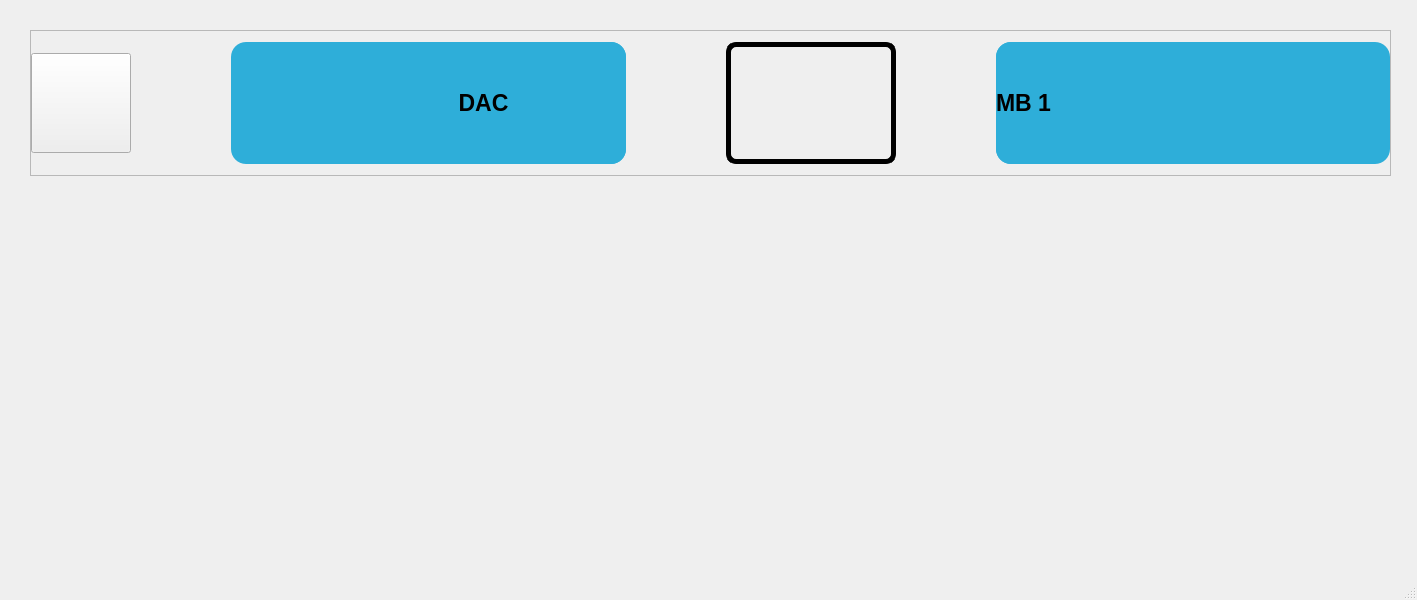
<?xml version="1.0" encoding="UTF-8"?>
<ui version="4.0">
 <class>MainWindow</class>
 <widget class="QMainWindow" name="MainWindow">
  <property name="geometry">
   <rect>
    <x>0</x>
    <y>0</y>
    <width>1417</width>
    <height>600</height>
   </rect>
  </property>
  <property name="windowTitle">
   <string>MainWindow</string>
  </property>
  <widget class="QWidget" name="centralwidget">
   <widget class="QFrame" name="frame">
    <property name="geometry">
     <rect>
      <x>30</x>
      <y>30</y>
      <width>1361</width>
      <height>146</height>
     </rect>
    </property>
    <property name="cursor">
     <cursorShape>PointingHandCursor</cursorShape>
    </property>
    <property name="frameShape">
     <enum>QFrame::StyledPanel</enum>
    </property>
    <property name="frameShadow">
     <enum>QFrame::Raised</enum>
    </property>
    <layout class="QHBoxLayout" name="horizontalLayout_4">
     <property name="spacing">
      <number>100</number>
     </property>
     <property name="leftMargin">
      <number>0</number>
     </property>
     <property name="topMargin">
      <number>0</number>
     </property>
     <property name="rightMargin">
      <number>0</number>
     </property>
     <property name="bottomMargin">
      <number>0</number>
     </property>
     <item>
      <widget class="QPushButton" name="pushButton">
       <property name="minimumSize">
        <size>
         <width>100</width>
         <height>100</height>
        </size>
       </property>
       <property name="maximumSize">
        <size>
         <width>100</width>
         <height>100</height>
        </size>
       </property>
       <property name="text">
        <string/>
       </property>
       <property name="icon">
        <iconset>
         <normaloff>settings.png</normaloff>settings.png</iconset>
       </property>
       <property name="iconSize">
        <size>
         <width>60</width>
         <height>60</height>
        </size>
       </property>
      </widget>
     </item>
     <item>
      <widget class="QFrame" name="frame_3">
       <property name="font">
        <font>
         <underline>false</underline>
        </font>
       </property>
       <property name="styleSheet">
        <string notr="true"/>
       </property>
       <property name="frameShape">
        <enum>QFrame::NoFrame</enum>
       </property>
       <property name="frameShadow">
        <enum>QFrame::Plain</enum>
       </property>
       <property name="lineWidth">
        <number>1</number>
       </property>
       <property name="midLineWidth">
        <number>0</number>
       </property>
       <layout class="QHBoxLayout" name="horizontalLayout_3">
        <property name="spacing">
         <number>100</number>
        </property>
        <property name="leftMargin">
         <number>0</number>
        </property>
        <property name="topMargin">
         <number>0</number>
        </property>
        <property name="rightMargin">
         <number>0</number>
        </property>
        <property name="bottomMargin">
         <number>0</number>
        </property>
        <item>
         <widget class="QFrame" name="frame_2">
          <property name="minimumSize">
           <size>
            <width>0</width>
            <height>122</height>
           </size>
          </property>
          <property name="maximumSize">
           <size>
            <width>16777215</width>
            <height>122</height>
           </size>
          </property>
          <property name="styleSheet">
           <string notr="true">QFrame{
	background-color: #2EAED9;
	border-radius: 15px;
}</string>
          </property>
          <property name="frameShape">
           <enum>QFrame::StyledPanel</enum>
          </property>
          <property name="frameShadow">
           <enum>QFrame::Raised</enum>
          </property>
          <layout class="QHBoxLayout" name="horizontalLayout_2">
           <property name="spacing">
            <number>0</number>
           </property>
           <property name="leftMargin">
            <number>10</number>
           </property>
           <property name="topMargin">
            <number>0</number>
           </property>
           <property name="rightMargin">
            <number>0</number>
           </property>
           <property name="bottomMargin">
            <number>0</number>
           </property>
           <item>
            <widget class="QPushButton" name="pushButton_2">
             <property name="minimumSize">
              <size>
               <width>100</width>
               <height>100</height>
              </size>
             </property>
             <property name="maximumSize">
              <size>
               <width>100</width>
               <height>100</height>
              </size>
             </property>
             <property name="cursor">
              <cursorShape>ArrowCursor</cursorShape>
             </property>
             <property name="styleSheet">
              <string notr="true">QPushButton{
	background-color: transparent;
	border: 0px;
}

QPushButton:hover{
	border: 1px solid black;
}</string>
             </property>
             <property name="text">
              <string/>
             </property>
             <property name="icon">
              <iconset>
               <normaloff>remove.png</normaloff>remove.png</iconset>
             </property>
             <property name="iconSize">
              <size>
               <width>60</width>
               <height>60</height>
              </size>
             </property>
            </widget>
           </item>
           <item>
            <widget class="QLabel" name="label">
             <property name="font">
              <font>
               <pointsize>17</pointsize>
               <weight>75</weight>
               <bold>true</bold>
              </font>
             </property>
             <property name="text">
              <string>DAC</string>
             </property>
             <property name="alignment">
              <set>Qt::AlignCenter</set>
             </property>
             <property name="margin">
              <number>10</number>
             </property>
            </widget>
           </item>
          </layout>
         </widget>
        </item>
        <item>
         <widget class="QPushButton" name="pushButton_3">
          <property name="minimumSize">
           <size>
            <width>170</width>
            <height>122</height>
           </size>
          </property>
          <property name="maximumSize">
           <size>
            <width>170</width>
            <height>122</height>
           </size>
          </property>
          <property name="autoFillBackground">
           <bool>false</bool>
          </property>
          <property name="styleSheet">
           <string notr="true">QPushButton{
border-style: solid;
border-color: black;
border-width: 5px;
border-radius: 10px;
}</string>
          </property>
          <property name="text">
           <string/>
          </property>
         </widget>
        </item>
        <item>
         <widget class="QFrame" name="frame_5">
          <property name="minimumSize">
           <size>
            <width>0</width>
            <height>122</height>
           </size>
          </property>
          <property name="maximumSize">
           <size>
            <width>16777215</width>
            <height>122</height>
           </size>
          </property>
          <property name="styleSheet">
           <string notr="true">QFrame{
	background-color: #2EAED9;
	border-radius: 15px;
}</string>
          </property>
          <property name="frameShape">
           <enum>QFrame::StyledPanel</enum>
          </property>
          <property name="frameShadow">
           <enum>QFrame::Raised</enum>
          </property>
          <layout class="QHBoxLayout" name="horizontalLayout">
           <property name="spacing">
            <number>0</number>
           </property>
           <property name="leftMargin">
            <number>0</number>
           </property>
           <property name="topMargin">
            <number>0</number>
           </property>
           <property name="rightMargin">
            <number>10</number>
           </property>
           <property name="bottomMargin">
            <number>0</number>
           </property>
           <item>
            <widget class="QLabel" name="label_3">
             <property name="font">
              <font>
               <pointsize>17</pointsize>
               <weight>75</weight>
               <bold>true</bold>
              </font>
             </property>
             <property name="text">
              <string>MB 1</string>
             </property>
             <property name="alignment">
              <set>Qt::AlignLeading|Qt::AlignLeft|Qt::AlignVCenter</set>
             </property>
             <property name="margin">
              <number>10</number>
             </property>
            </widget>
           </item>
           <item>
            <widget class="QPushButton" name="pushButton_4">
             <property name="minimumSize">
              <size>
               <width>100</width>
               <height>100</height>
              </size>
             </property>
             <property name="maximumSize">
              <size>
               <width>100</width>
               <height>100</height>
              </size>
             </property>
             <property name="cursor">
              <cursorShape>ArrowCursor</cursorShape>
             </property>
             <property name="styleSheet">
              <string notr="true">QPushButton{
	background-color: transparent;
	border: 0px;
}

QPushButton:hover{
	border: 1px solid black;
}</string>
             </property>
             <property name="text">
              <string/>
             </property>
             <property name="icon">
              <iconset>
               <normaloff>check.png</normaloff>check.png</iconset>
             </property>
             <property name="iconSize">
              <size>
               <width>60</width>
               <height>60</height>
              </size>
             </property>
            </widget>
           </item>
          </layout>
         </widget>
        </item>
       </layout>
      </widget>
     </item>
    </layout>
   </widget>
  </widget>
  <widget class="QMenuBar" name="menubar">
   <property name="geometry">
    <rect>
     <x>0</x>
     <y>0</y>
     <width>1417</width>
     <height>26</height>
    </rect>
   </property>
  </widget>
  <widget class="QStatusBar" name="statusbar"/>
 </widget>
 <resources/>
 <connections/>
</ui>
